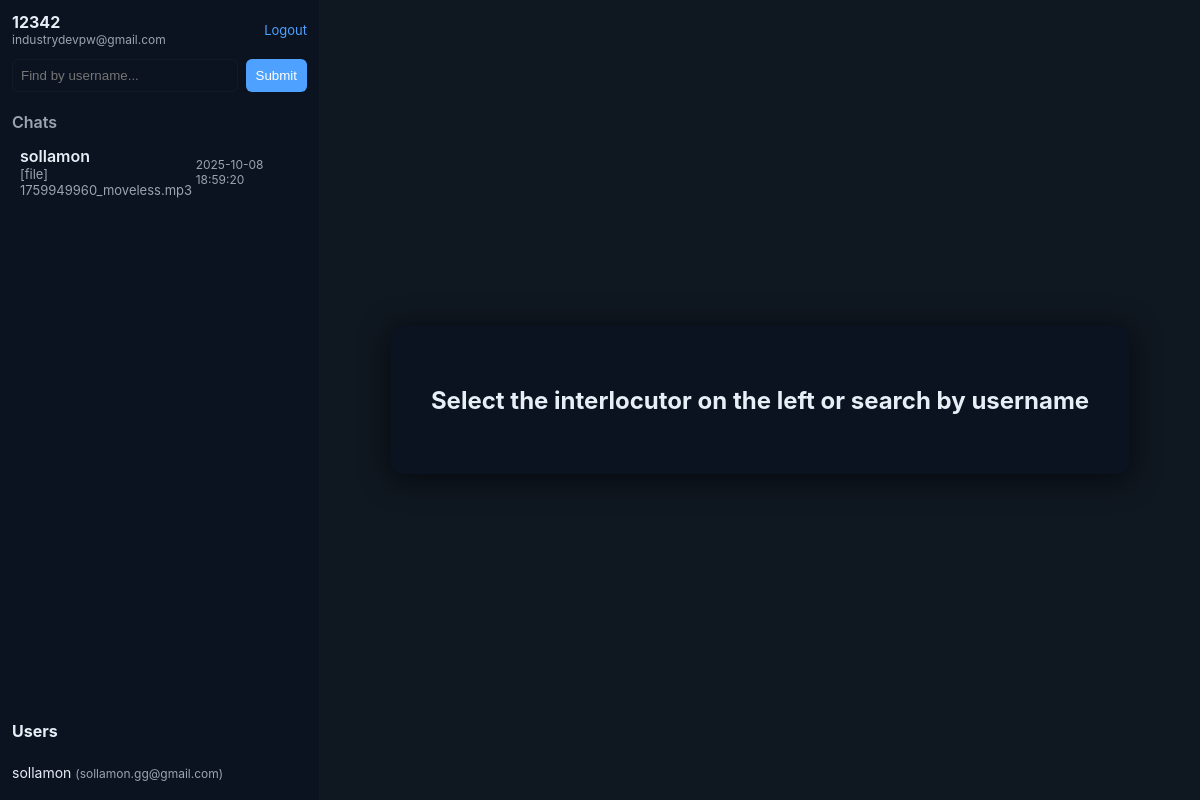
/ (signed in), run on the app's committed database.
### tables this page shows
CREATE TABLE users
                      (id INTEGER PRIMARY KEY, email TEXT UNIQUE, username TEXT UNIQUE, password TEXT, avatar_url TEXT DEFAULT '', last_seen DATETIME, is_verified INTEGER DEFAULT 0, verification_code TEXT, verification_expiry DATETIME, last_verification_sent DATETIME);

### app.py (the view)
@app.get("/", response_class=HTMLResponse, name="/")
def index(request: Request):
    user_id = request.session.get('user_id')
    if not user_id:
        return RedirectResponse(url="/login")
    db = get_db_conn()
    me = get_user_by_id(db, user_id)
    if not me:
        request.session.pop('user_id', None)
        db.close()
        return RedirectResponse(url="/login")
    chats = list_user_chats(db, me['id'])
    cur = db.execute("SELECT id, username, email, avatar_url, is_verified FROM users WHERE id != ? ORDER BY username COLLATE NOCASE", (me['id'],))
    users = cur.fetchall()
    db.close()
    return templates.TemplateResponse("index.html", {"request": request, "me": me, "chats": chats, "users": users})

### templates/index.html (shortened to what this page needs)
<!DOCTYPE html>
<html lang="uk">
<head>
  <link rel="stylesheet" href="{{ url_for('static', path='css/style.css') }}">
</head>
<body>
  <div class="app">
    <aside class="sidebar">
      <div class="sidebar-header">
        <div class="me">
          <strong>{{ me['username'] }}</strong>
          <div class="email">{{ me['email'] }}</div>
        </div>
        <a class="logout" href="{{ url_for('logout') }}">Logout</a>
      </div>
      <div class="search">
        <form action="{{ url_for('start_chat_by_username') }}" method="POST" class="search-form">
          <input name="username" placeholder="Find by username..." />
          <button type="submit">Submit</button>
        </form>
      </div>
      <div class="chats-list">
        <h4>Chats</h4>
        {% if chats %}
          {% for c in chats %}
            <a class="chat-item" href="{{ url_for('chat', chat_id=c['chat_id']) }}">
              <div class="chat-meta">
                <div class="chat-name">{{ c['other_username'] }}</div>
                <div class="chat-preview">{{ c['last_message'][:40] }}</div>
              </div>
              <div class="chat-time">{{ c['last_ts'] or '' }}</div>
            </a>
          {% endfor %}
        {% else %}
          <div class="empty">No chats yet</div>
        {% endif %}
      </div>
      <div class="users-list">
        <h4>Users</h4>
        <ul>
          {% for u in users %}
            <li>
              <a href="{{ url_for('start_chat', receiver_id=u['id']) }}">{{ u['username'] }} <span class="small">({{ u['email'] }})</span></a>
            </li>
          {% endfor %}
        </ul>
      </div>
    </aside>
    <main class="main-empty">
      <div class="empty-state">
        <h2>Select the interlocutor on the left or search by username</h2>
      </div>
    </main>
  </div>
</body>
</html>

### static/css/style.css (style rules this page uses)
:root { --bg:#0f1720; --panel:#0b1220; --muted:#9aa4b2; --accent:#4ea1ff; --me-bg:#154733; --other-bg:#0b1622; --text:#e6eef6; font-family: Inter, Roboto, Arial, sans-serif; }
* { box-sizing:border-box }
body { margin:0;background:var(--bg);color:var(--text) }
.app { display:flex;height:100vh;align-items:stretch }
.sidebar { width:320px;background:var(--panel);border-right:1px solid rgba(255,255,255,0.03);display:flex;flex-direction:column;padding:12px;gap:12px }
.sidebar-header { display:flex;justify-content:space-between;align-items:center }
.me .email { font-size:12px;color:var(--muted) }
.logout { font-size:13px;color:var(--accent);text-decoration:none }
.search .search-form { display:flex;gap:8px }
.search input { flex:1;padding:8px;border:1px solid rgba(255,255,255,0.03);border-radius:6px;background:transparent;color:var(--text) }
.search button { padding:8px 10px;border-radius:6px;border:0;background:var(--accent);color:white }
.chats-list { overflow:auto;flex:0 0 auto }
.chats-list h4 { margin:8px 0 6px 0;color:var(--muted);font-weight:600 }
.chat-item { display:flex;justify-content:space-between;align-items:center;padding:8px;border-radius:8px;text-decoration:none;color:inherit;margin-bottom:6px }
.chat-meta { display:flex;flex-direction:column }
.chat-name { font-weight:600 }
.chat-preview { font-size:13px;color:var(--muted) }
.chat-time { font-size:12px;color:var(--muted) }
.users-list { margin-top:auto }
.users-list ul { list-style:none;padding:0;margin:6px 0 0 0 }
.users-list li { margin-bottom:6px }
.users-list a { color:inherit;text-decoration:none;font-size:14px }
.main-empty { flex:1;display:flex;align-items:center;justify-content:center }
.empty-state { background:var(--panel);padding:40px;border-radius:12px;box-shadow:0 4px 30px rgba(0,0,0,0.6) }
.small { font-size:12px;color:var(--muted) }

### data on the page
users: username "12342", email "industrydevpw@gmail.com"
users: other_username "sollamon", c "[file] 1759949960_moveless.mp3", c "2025-10-08 18:59:20", username "sollamon", email "sollamon.gg@gmail.com"
